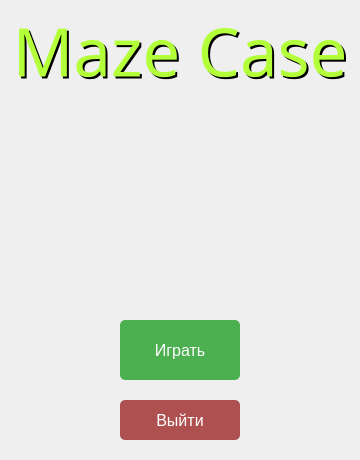
<?xml version="1.0" encoding="UTF-8"?>
<ui version="4.0">
 <class>WelcomeWindow</class>
 <widget class="QDialog" name="WelcomeWindow">
  <property name="geometry">
   <rect>
    <x>0</x>
    <y>0</y>
    <width>360</width>
    <height>460</height>
   </rect>
  </property>
  <property name="sizePolicy">
   <sizepolicy hsizetype="Fixed" vsizetype="Fixed">
    <horstretch>0</horstretch>
    <verstretch>0</verstretch>
   </sizepolicy>
  </property>
  <property name="minimumSize">
   <size>
    <width>360</width>
    <height>460</height>
   </size>
  </property>
  <property name="maximumSize">
   <size>
    <width>360</width>
    <height>460</height>
   </size>
  </property>
  <property name="focusPolicy">
   <enum>Qt::FocusPolicy::ClickFocus</enum>
  </property>
  <property name="contextMenuPolicy">
   <enum>Qt::ContextMenuPolicy::NoContextMenu</enum>
  </property>
  <property name="windowTitle">
   <string notr="true">Maze Case</string>
  </property>
  <property name="windowIcon">
   <iconset theme="QIcon::ThemeIcon::WeatherClear"/>
  </property>
  <widget class="QLabel" name="label">
   <property name="geometry">
    <rect>
     <x>0</x>
     <y>0</y>
     <width>360</width>
     <height>101</height>
    </rect>
   </property>
   <property name="font">
    <font>
     <family>Segoe Print</family>
     <pointsize>50</pointsize>
    </font>
   </property>
   <property name="styleSheet">
    <string notr="true">color: rgb(179, 255, 57);</string>
   </property>
   <property name="text">
    <string>Maze Case</string>
   </property>
   <property name="alignment">
    <set>Qt::AlignmentFlag::AlignCenter</set>
   </property>
  </widget>
  <widget class="QLabel" name="label_Shadow">
   <property name="geometry">
    <rect>
     <x>2</x>
     <y>2</y>
     <width>360</width>
     <height>101</height>
    </rect>
   </property>
   <property name="font">
    <font>
     <family>Segoe Print</family>
     <pointsize>50</pointsize>
    </font>
   </property>
   <property name="styleSheet">
    <string notr="true">color: rgb(0, 0, 0);</string>
   </property>
   <property name="text">
    <string>Maze Case</string>
   </property>
   <property name="alignment">
    <set>Qt::AlignmentFlag::AlignCenter</set>
   </property>
  </widget>
  <widget class="QPushButton" name="Button_Exit">
   <property name="geometry">
    <rect>
     <x>120</x>
     <y>400</y>
     <width>120</width>
     <height>40</height>
    </rect>
   </property>
   <property name="focusPolicy">
    <enum>Qt::FocusPolicy::NoFocus</enum>
   </property>
   <property name="styleSheet">
    <string notr="true">QPushButton {
    background-color: rgb(175, 80, 80); /* Цвет фона */
    color: white; /* Цвет текста */
    border: none; /* Убираем рамку */
    padding: 10px 20px; /* Отступы внутри кнопки */
    text-align: center; /* Выравнивание текста */
    text-decoration: none; /* Убираем подчеркивание */
    font-size: 16px; /* Размер шрифта */
    border-radius: 5px; /* Закругление углов */
}

QPushButton:hover {
    background-color: rgb(160, 69, 73); /* Цвет фона при наведении */
}

QPushButton:pressed {
    background-color: rgb(142, 62, 65); /* Цвет фона при нажатии */
    padding-top: 11px; /* Немного уменьшаем отступы при нажатии */
    padding-bottom: 9px;
}</string>
   </property>
   <property name="text">
    <string>Выйти</string>
   </property>
  </widget>
  <widget class="QPushButton" name="Button_Play">
   <property name="geometry">
    <rect>
     <x>120</x>
     <y>320</y>
     <width>120</width>
     <height>60</height>
    </rect>
   </property>
   <property name="focusPolicy">
    <enum>Qt::FocusPolicy::ClickFocus</enum>
   </property>
   <property name="styleSheet">
    <string notr="true">QPushButton {
    background-color: rgb(76, 175, 80); /* Цвет фона */
    color: white; /* Цвет текста */
    border: none; /* Убираем рамку */
    padding: 10px 20px; /* Отступы внутри кнопки */
    text-align: center; /* Выравнивание текста */
    text-decoration: none; /* Убираем подчеркивание */
    font-size: 16px; /* Размер шрифта */
    border-radius: 5px; /* Закругление углов */
}

QPushButton:hover {
    background-color: rgb(69, 160, 73); /* Цвет фона при наведении */
}

QPushButton:pressed {
    background-color: rgb(62, 142, 65); /* Цвет фона при нажатии */
    padding-top: 11px; /* Немного уменьшаем отступы при нажатии */
    padding-bottom: 9px;
}</string>
   </property>
   <property name="text">
    <string>Играть</string>
   </property>
  </widget>
  <zorder>label_Shadow</zorder>
  <zorder>label</zorder>
  <zorder>Button_Exit</zorder>
  <zorder>Button_Play</zorder>
 </widget>
 <resources/>
 <connections>
  <connection>
   <sender>Button_Exit</sender>
   <signal>clicked()</signal>
   <receiver>WelcomeWindow</receiver>
   <slot>reject()</slot>
   <hints>
    <hint type="sourcelabel">
     <x>214</x>
     <y>416</y>
    </hint>
    <hint type="destinationlabel">
     <x>309</x>
     <y>416</y>
    </hint>
   </hints>
  </connection>
  <connection>
   <sender>Button_Play</sender>
   <signal>clicked()</signal>
   <receiver>WelcomeWindow</receiver>
   <slot>accept()</slot>
   <hints>
    <hint type="sourcelabel">
     <x>169</x>
     <y>353</y>
    </hint>
    <hint type="destinationlabel">
     <x>316</x>
     <y>350</y>
    </hint>
   </hints>
  </connection>
 </connections>
</ui>
